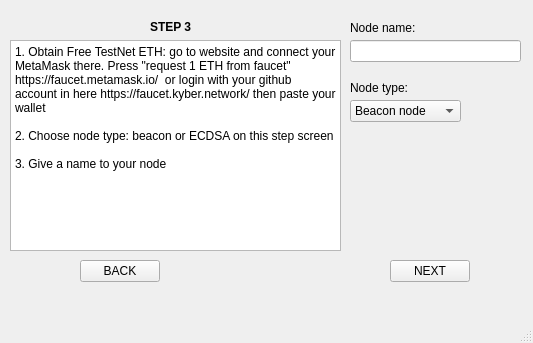
<?xml version="1.0" encoding="UTF-8"?>
<ui version="4.0">
 <class>Step_3</class>
 <widget class="QMainWindow" name="Step_3">
  <property name="geometry">
   <rect>
    <x>0</x>
    <y>0</y>
    <width>533</width>
    <height>343</height>
   </rect>
  </property>
  <property name="windowTitle">
   <string>Keep nodes</string>
  </property>
  <property name="documentMode">
   <bool>false</bool>
  </property>
  <widget class="QWidget" name="centralwidget">
   <widget class="QPushButton" name="btn_back">
    <property name="geometry">
     <rect>
      <x>80</x>
      <y>260</y>
      <width>80</width>
      <height>22</height>
     </rect>
    </property>
    <property name="text">
     <string>BACK</string>
    </property>
   </widget>
   <widget class="QLabel" name="label_5">
    <property name="geometry">
     <rect>
      <x>150</x>
      <y>20</y>
      <width>54</width>
      <height>14</height>
     </rect>
    </property>
    <property name="font">
     <font>
      <weight>75</weight>
      <bold>true</bold>
     </font>
    </property>
    <property name="text">
     <string>STEP 3</string>
    </property>
   </widget>
   <widget class="QPushButton" name="btn_next">
    <property name="geometry">
     <rect>
      <x>390</x>
      <y>260</y>
      <width>80</width>
      <height>22</height>
     </rect>
    </property>
    <property name="text">
     <string>NEXT</string>
    </property>
   </widget>
   <widget class="QComboBox" name="cb_node_type">
    <property name="geometry">
     <rect>
      <x>350</x>
      <y>100</y>
      <width>111</width>
      <height>22</height>
     </rect>
    </property>
    <item>
     <property name="text">
      <string>Beacon node</string>
     </property>
    </item>
    <item>
     <property name="text">
      <string>ECDSA node</string>
     </property>
    </item>
   </widget>
   <widget class="QLabel" name="label_6">
    <property name="geometry">
     <rect>
      <x>350</x>
      <y>80</y>
      <width>91</width>
      <height>16</height>
     </rect>
    </property>
    <property name="text">
     <string>Node type:</string>
    </property>
   </widget>
   <widget class="QLineEdit" name="le_nodeName">
    <property name="geometry">
     <rect>
      <x>350</x>
      <y>40</y>
      <width>171</width>
      <height>22</height>
     </rect>
    </property>
   </widget>
   <widget class="QLabel" name="label">
    <property name="geometry">
     <rect>
      <x>350</x>
      <y>20</y>
      <width>91</width>
      <height>16</height>
     </rect>
    </property>
    <property name="text">
     <string>Node name:</string>
    </property>
   </widget>
   <widget class="QPlainTextEdit" name="plainTextEdit">
    <property name="geometry">
     <rect>
      <x>10</x>
      <y>40</y>
      <width>331</width>
      <height>211</height>
     </rect>
    </property>
    <property name="readOnly">
     <bool>true</bool>
    </property>
    <property name="plainText">
     <string>1. Obtain Free TestNet ETH: go to website and connect your MetaMask there. Press &quot;request 1 ETH from faucet&quot;
https://faucet.metamask.io/  or login with your github account in here https://faucet.kyber.network/ then paste your wallet

2. Choose node type: beacon or ECDSA on this step screen

3. Give a name to your node</string>
    </property>
   </widget>
   <widget class="QLabel" name="label_2">
    <property name="geometry">
     <rect>
      <x>380</x>
      <y>140</y>
      <width>111</width>
      <height>81</height>
     </rect>
    </property>
    <property name="text">
     <string/>
    </property>
    <property name="pixmap">
     <pixmap resource="../resources/logo.qrc">:/logo/logo2.png</pixmap>
    </property>
   </widget>
  </widget>
  <widget class="QMenuBar" name="menubar">
   <property name="geometry">
    <rect>
     <x>0</x>
     <y>0</y>
     <width>533</width>
     <height>22</height>
    </rect>
   </property>
  </widget>
  <widget class="QStatusBar" name="statusbar"/>
 </widget>
 <resources>
  <include location="../resources/logo.qrc"/>
 </resources>
 <connections/>
</ui>
